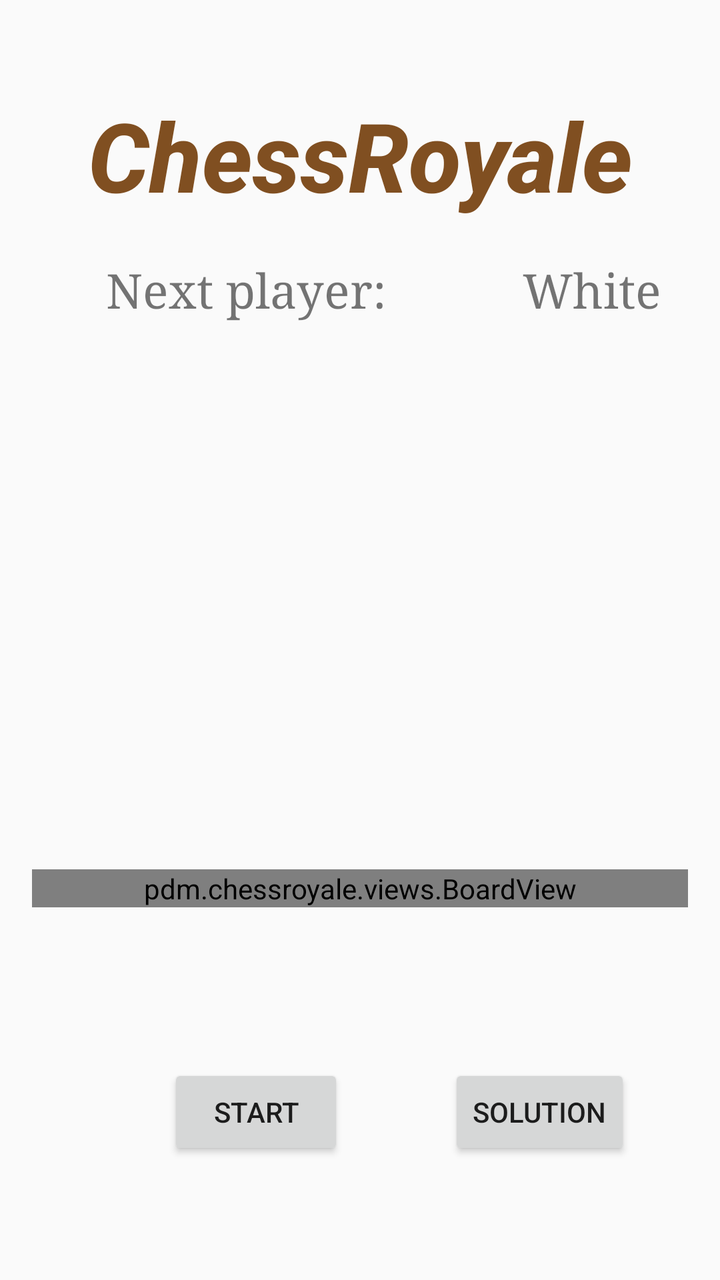
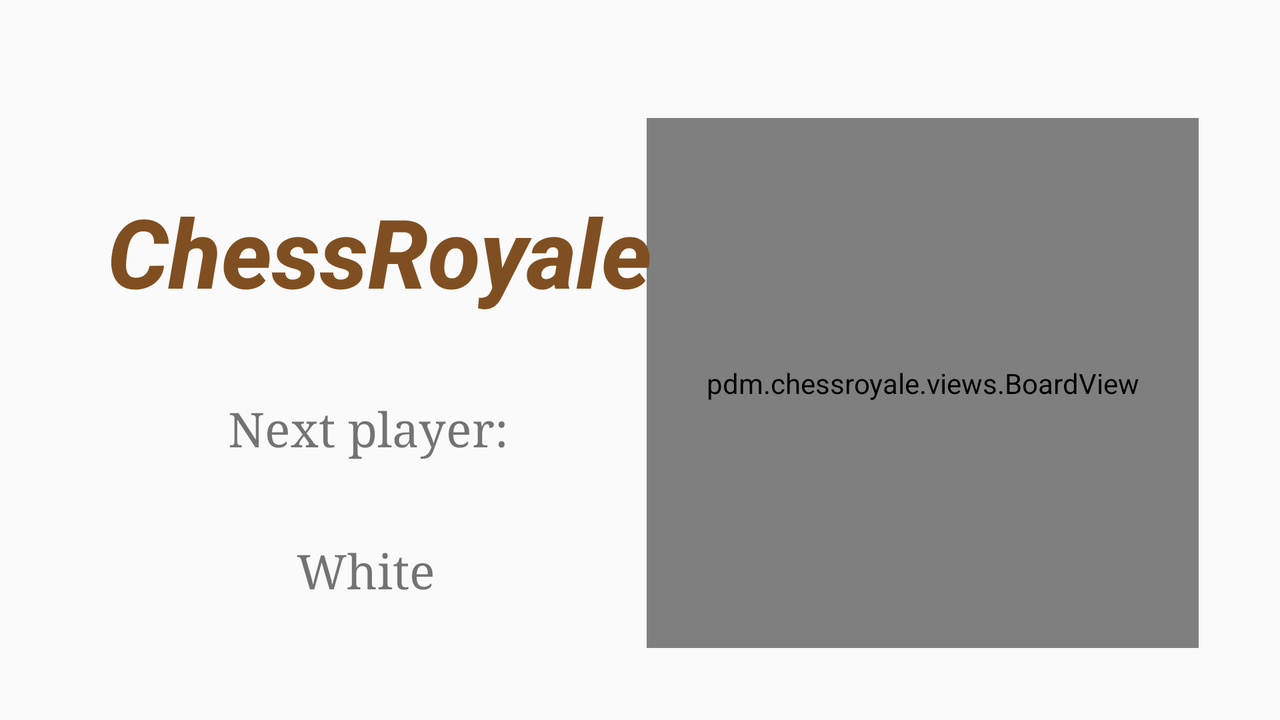

Two renders of one Android screen. The first uses the default layout on a phone; the second uses the alternative layout the repository ships for a different screen configuration, on a matching device. The two XML files are below.
<!-- AndroidManifest.xml: application theme Theme.AppCompat.Light.DarkActionBar -->
<!-- res/layout/activity_puzzle_of_day.xml -->
<?xml version="1.0" encoding="utf-8"?>
<androidx.constraintlayout.widget.ConstraintLayout xmlns:android="http://schemas.android.com/apk/res/android"
    xmlns:app="http://schemas.android.com/apk/res-auto"
    xmlns:tools="http://schemas.android.com/tools"
    android:layout_width="match_parent"
    android:layout_height="match_parent"
    tools:context=".puzzleofday.PuzzleOfDayActivity">

    <TextView
        android:id="@+id/status"
        android:layout_width="236dp"
        android:layout_height="81dp"
        android:text="@string/puzzle_solved"
        android:textAlignment="center"
        android:textSize="34sp"
        android:visibility="invisible"
        app:layout_constraintBottom_toBottomOf="parent"
        app:layout_constraintEnd_toEndOf="parent"
        app:layout_constraintHorizontal_bias="0.497"
        app:layout_constraintStart_toStartOf="parent"
        app:layout_constraintTop_toTopOf="parent"
        app:layout_constraintVertical_bias="0.229"
        tools:visibility="invisible" />

    <pdm.chessroyale.views.BoardView
        android:id="@+id/boardView"
        android:layout_width="0dp"
        android:layout_height="wrap_content"
        android:layout_marginStart="16dp"
        android:layout_marginEnd="16dp"
        app:layout_constraintBottom_toBottomOf="parent"
        app:layout_constraintEnd_toEndOf="parent"
        app:layout_constraintHorizontal_bias="0.0"
        app:layout_constraintStart_toStartOf="parent"
        app:layout_constraintTop_toBottomOf="@+id/nameGame"
        app:layout_constraintVertical_bias="0.633" />

    <TextView
        android:id="@+id/nameGame"
        android:layout_width="299dp"
        android:layout_height="68dp"
        android:fontFamily="sans-serif-medium"
        android:text="@string/chessroyale"
        android:textAlignment="center"
        android:textColor="@color/chess_board_black"
        android:textSize="48sp"
        android:textStyle="bold|italic"
        app:layout_constraintBottom_toBottomOf="parent"
        app:layout_constraintEnd_toEndOf="parent"
        app:layout_constraintStart_toStartOf="parent"
        app:layout_constraintTop_toTopOf="parent"
        app:layout_constraintVertical_bias="0.079" />

    <TextView
        android:id="@+id/nextPlayer"
        android:layout_width="214dp"
        android:layout_height="54dp"
        android:layout_marginStart="16dp"
        android:text="@string/next_player"
        android:textAlignment="center"
        android:textSize="24sp"
        android:typeface="serif"
        android:visibility="visible"
        app:layout_constraintBottom_toBottomOf="parent"
        app:layout_constraintStart_toStartOf="parent"
        app:layout_constraintTop_toTopOf="parent"
        app:layout_constraintVertical_bias="0.22" />

    <TextView
        android:id="@+id/nextColor"
        android:layout_width="134dp"
        android:layout_height="46dp"
        android:text="@string/white"
        android:textAlignment="center"
        android:textSize="24sp"
        android:typeface="serif"
        android:visibility="visible"
        app:layout_constraintBottom_toBottomOf="parent"
        app:layout_constraintEnd_toEndOf="parent"
        app:layout_constraintHorizontal_bias="0.319"
        app:layout_constraintStart_toEndOf="@+id/nextPlayer"
        app:layout_constraintTop_toTopOf="parent"
        app:layout_constraintVertical_bias="0.217" />

    <Button
        android:id="@+id/solution"
        android:layout_width="wrap_content"
        android:layout_height="wrap_content"
        android:text="@string/solution_button"
        android:visibility="invisible"
        app:layout_constraintBottom_toBottomOf="parent"
        app:layout_constraintEnd_toEndOf="parent"
        app:layout_constraintHorizontal_bias="0.54"
        app:layout_constraintStart_toEndOf="@+id/playAgain"
        app:layout_constraintTop_toBottomOf="@+id/boardView"
        app:layout_constraintVertical_bias="0.567"
        tools:text="Solution"
        tools:visibility="visible" />

    <Button
        android:id="@+id/playAgain"
        android:layout_width="wrap_content"
        android:layout_height="wrap_content"
        android:layout_marginStart="84dp"
        android:text="@string/play_again_button"
        android:visibility="invisible"
        app:layout_constraintBottom_toBottomOf="parent"
        app:layout_constraintStart_toStartOf="parent"
        app:layout_constraintTop_toBottomOf="@+id/boardView"
        app:layout_constraintVertical_bias="0.567"
        tools:text="Start"
        tools:visibility="visible" />
</androidx.constraintlayout.widget.ConstraintLayout>
<!-- resources referenced by this layout -->
<resources>
  <color name="chess_board_black">#FF804F21</color>
  <string name="chessroyale" translatable="false">ChessRoyale</string>
  <string name="next_player">Next player:</string>
  <string name="play_again_button">Play</string>
  <string name="puzzle_solved">Puzzle solved!</string>
  <string name="solution_button">Solution</string>
  <string name="white">White</string>
</resources>
<!-- res/layout-land/activity_puzzle_of_day.xml (the repository's variant of the layout above) -->
<!-- drawn on the phone turned sideways -->
<?xml version="1.0" encoding="utf-8"?>
<androidx.constraintlayout.widget.ConstraintLayout xmlns:android="http://schemas.android.com/apk/res/android"
    xmlns:app="http://schemas.android.com/apk/res-auto"
    xmlns:tools="http://schemas.android.com/tools"
    android:layout_width="match_parent"
    android:layout_height="match_parent"
    tools:context=".puzzleofday.PuzzleOfDayActivity">

    <TextView
        android:id="@+id/status"
        android:layout_width="236dp"
        android:layout_height="81dp"
        android:text="@string/puzzle_solved"
        android:textAlignment="center"
        android:textSize="34sp"
        android:visibility="invisible"
        app:layout_constraintBottom_toBottomOf="parent"
        app:layout_constraintEnd_toEndOf="parent"
        app:layout_constraintHorizontal_bias="0.171"
        app:layout_constraintStart_toStartOf="parent"
        app:layout_constraintTop_toTopOf="parent"
        app:layout_constraintVertical_bias="0.766" />

    <pdm.chessroyale.views.BoardView
        android:id="@+id/boardView"
        android:layout_width="276dp"
        android:layout_height="265dp"
        android:layout_marginStart="16dp"
        android:layout_marginEnd="16dp"
        android:layout_marginBottom="36dp"
        app:layout_constraintBottom_toBottomOf="parent"
        app:layout_constraintEnd_toEndOf="parent"
        app:layout_constraintHorizontal_bias="0.926"
        app:layout_constraintStart_toStartOf="parent">

    </pdm.chessroyale.views.BoardView>

    <TextView
        android:id="@+id/nameGame"
        android:layout_width="299dp"
        android:layout_height="68dp"
        android:fontFamily="sans-serif-medium"
        android:text="@string/chessroyale"
        android:textAlignment="center"
        android:textColor="@color/chess_board_black"
        android:textSize="48sp"
        android:textStyle="bold|italic"
        app:layout_constraintBottom_toBottomOf="parent"
        app:layout_constraintEnd_toEndOf="parent"
        app:layout_constraintHorizontal_bias="0.118"
        app:layout_constraintStart_toStartOf="parent"
        app:layout_constraintTop_toTopOf="parent"
        app:layout_constraintVertical_bias="0.32" />

    <TextView
        android:id="@+id/nextColor"
        android:layout_width="134dp"
        android:layout_height="46dp"
        android:text="@string/white"
        android:textAlignment="center"
        android:textSize="24sp"
        android:typeface="serif"
        app:layout_constraintBottom_toBottomOf="parent"
        app:layout_constraintEnd_toEndOf="parent"
        app:layout_constraintHorizontal_bias="0.229"
        app:layout_constraintStart_toStartOf="parent"
        app:layout_constraintTop_toBottomOf="@+id/nextPlayer"
        app:layout_constraintVertical_bias="0.275" />

    <TextView
        android:id="@+id/nextPlayer"
        android:layout_width="214dp"
        android:layout_height="54dp"
        android:text="@string/next_player"
        android:textAlignment="center"
        android:textSize="24sp"
        android:typeface="serif"
        app:layout_constraintBottom_toBottomOf="parent"
        app:layout_constraintEnd_toEndOf="parent"
        app:layout_constraintHorizontal_bias="0.181"
        app:layout_constraintStart_toStartOf="parent"
        app:layout_constraintTop_toBottomOf="@+id/nameGame"
        app:layout_constraintVertical_bias="0.256" />

</androidx.constraintlayout.widget.ConstraintLayout>
<!-- resources referenced by the variant -->
<!-- as the phone turned sideways resolves them -->
<resources>
  <color name="chess_board_black">#FF804F21</color>
  <string name="chessroyale" translatable="false">ChessRoyale</string>
  <string name="next_player">Next player:</string>
  <string name="puzzle_solved">Puzzle solved!</string>
  <string name="white">White</string>
</resources>
